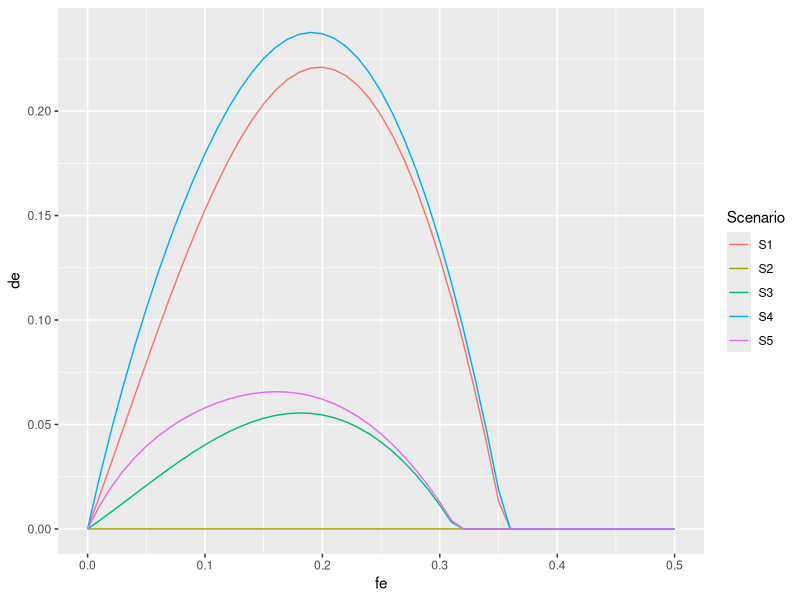

This chart was generated by the following R code: (Note: this script raises an error after producing the figure.)
# -------------------------------------------------------------------------- ##
# Halitosis.R
# Written by Steve Martell,  IPHC
# Date: Jan 8, 2012
# 
# Feb 7, 2011.  Added multiple growth groups to allow for cumulative effects
# of size selective fishing.  Need to show how mean weigth-at-age decreases
# with increasing fishing mortality rates.
# 
# SCENARIOS FOR HALIBUT PAPER
# 1) Status quo. 83.3cm minimum size limit
# 2) No size limits
# 3) 60cm minimum size limit
# 4) slot limit 81.3-150 cm
# 5) slot limit 60-150 cm
# -------------------------------------------------------------------------- ##

# -------------------------------------------------------------------------- ##
# Libraries
require(Hmisc)
require(ggplot2)
require(reshape2)
# -------------------------------------------------------------------------- ##

# Data and other constants
A	<- 35	# maximum age.
G	<- 21	# number of growth groups
S	<- 2	# number of sexes
dim	<- c(A, G, S)
age	<- 1:A	# vector of ages
pg	<- dnorm(seq(-3, 3, length=G), 0, 1); pg <- pg/sum(pg)

# Population parameters (female, male)
bo		<- 100.0			# unfished female spawning biomass
h		<- 0.75				# steepness
m		<- c(0.15, 0.18)	# natural mortality rate
dm		<- 0.16				# discard mortality rate
a50		<- 10.91			# age at 50% maturity
k50		<- 1.406			# std at 50% maturity
a		<- 6.92e-6			# length-weight allometry
b		<- 3.24				# length-weight allometry
linf	<- c(145, 110)		# Range female 145-190, male 110-155 (cm)
k		<- c(0.1, 0.12)		# eyeballed growth pars from Clark & Hare 2002.
CVlinf  <- 0.1				# CV in the asymptotic length

# Selectivity parameters (cm)
lhat	<- 97.132
lhat	<- 87.132
ghat	<- 1/0.1667
slim	<- 81.28
ulim	<- 150
cvlm	<- 0.1

# Halibut prices (10-20) (20-40) (40+)
# $6.75  $7.30  $7.50  In Homer Alaska.
fe		<- seq(0, 0.5, b=0.01)

lifeh	<-
function()
{
	# Life history and age-schedule information
	lx	<- array(0, dim)
	la	<- array(0, dim)
	wa	<- array(0, dim)
	fa	<- array(0, dim)
	pa	<- array(0, dim)	# price per pound 
	ma	<- plogis(age, a50, k50)
	for(i in 1:S)
	{
		lx[,,i]  <- exp(-m[i])^(age-1)
		lx[A,,i] <- lx[A,,i]/(1-exp(-m[i]))
		
		# growth
		'vonb'  <- function(linf,k) len <- linf*(1-exp(-k*age))
		dev     <- linf[i]*CVlinf
		linf.g  <- seq(linf[i]-dev, linf[i]+dev, length=G)
		la[,,i] <- sapply(linf.g, vonb,k=k[i])
		wa[,,i] <- a*la[,,i]^b
		
		# maturity (this assumes maturity at a fixed age)
		fa[,,i] <- ma*wa[,,i]
	}
	
	# price premiums based on fish weight
	pa[wa<10]  <- 3.00
	pa[wa>=10] <- 6.75
	pa[wa>=20] <- 7.30
	pa[wa>=40] <- 7.50
	
	return(list(la=la, wa=wa, fa=fa, lx=lx, pa=pa))
}

plot.AgeSchedule <- function()
{
	U   <- lifeh()
	Wa  <- melt(U$wa)
	colnames(Wa) <- c("Age","G","Sex","Weight")
	p <- ggplot(Wa,aes(x=Age,y=Weight,col=factor(Sex)))+geom_point()
	print(p)
	
}





tsasm	<- 
function(fe=0, slim=0, ulim=1000, dm=0.16)
{
	# A two sex age structured model. #
	
	
	# Age-schedule information
	# Survivorship array lx(A, G, S)
	lx	<- array(0, dim)
	la	<- array(0, dim)
	wa	<- array(0, dim)
	fa	<- array(0, dim)
	pa	<- array(0, dim)	# price per pound 
	ma	<- plogis(age, a50, k50)
	for(i in 1:S)
	{
		lx[,,i]  <- exp(-m[i])^(age-1)
		lx[A,,i] <- lx[A,,i]/(1-exp(-m[i]))
		
		# growth
		'vonb'  <- function(linf,k) len <- linf*(1-exp(-k*age))
		dev     <- linf[i]*CVlinf
		linf.g  <- seq(linf[i]-dev, linf[i]+dev, length=G)
		la[,,i] <- sapply(linf.g, vonb,k=k[i])
		wa[,,i] <- a*la[,,i]^b
		
		# maturity (this assumes maturity at a fixed age)
		fa[,,i] <- ma*wa[,,i]
	}
	
	# price premiums based on fish weight
	pa[wa<10]  <- 3.00
	pa[wa>=10] <- 6.75
	pa[wa>=20] <- 7.30
	pa[wa>=40] <- 7.50
	
	# lx	<- sapply(age, function(age) exp(-m)^(age-1) )
	# lx[, A] <- lx[, A]/(1-exp(-m))
	# la	<- sapply(age, function(age) linf*(1-exp(-k*age)))
	# wa	<- a*la^b
	# ma	<- plogis(age, a50, k50)
	# fa	<- t(t(wa)*ma)
	
	# Derivation of S-R parameters (Ricker model)
	# Re = Ro*[(log(kap)-log(phi.E/phi.e))/log(kap)]
	# Assume 50:50 sex ratio at birth
	kap		<- (5*h)^(5/4)
	phi.E	<- sum(t(t(lx[,,1]*fa[,,1])*pg))
	#phi.E	<- as.double(lx[1, ] %*% fa[1, ])
	ro		<- bo/phi.E
	
	# Length-based selectivity (length-based -> age-based)
	sc	<- array(0, dim)
	sr	<- array(0, dim)
	sd	<- array(0, dim)
	va	<- array(0, dim)
	std	<- cvlm*slim+1.e-30
	for(i in 1:S)
	{
		sc[,,i]  <- plogis(la[,,i],location=lhat, scale=ghat)
		sr[,,i]  <- plogis(la[,,i],location=slim, scale=std) - plogis(la[,,i],location=ulim, scale=std)
		sd[,,i]  <- 1-sr[,,i]
		va[,,i]  <- sc[,,i]*(sr[,,i]+sd[,,i]*dm)
	}
	# sc	<- t(apply(la,1,plogis,location=lhat,scale=ghat))
	# std	<- cvlm*slim+1.e-30
	# sr	<- t(apply(la,1,plogis,location=slim,scale=std))
	# sd	<- 1-sr
	# va	<- sc*(sr+sd*dm)		# age-specific probability of dying due to F
	
	# Age-specific total mortality, survival, retention, and discard rate.
	za	<- array(0, dim)
	sa	<- array(0, dim)
	qa	<- array(0, dim)
	da	<- array(0, dim)
	for(i in 1:S)
	{
		za[,,i]  <- m[i] + fe*va[,,i]
		sa[,,i]  <- exp(-za[,,i])
		qa[,,i]  <- (sc[,,i]*sr[,,i]) * (1-sa[,,i])/za[,,i]
		da[,,i]  <- (sc[,,i]*sd[,,i]) * (1-sa[,,i])/za[,,i]
	}
	# za	<- m+fe*va
	# sa	<- exp(-za)
	# qa	<- (sc*sr)*(1.-sa)/za	# fraction retained
	# da	<- (sc*sd)*(1.-sa)/za	# fraction discarded
	
	# Survivorship under fished conditions lz(A, G, S)
	lz	<- array(1, dim)
	for(i in 1:S)
	{
		for(j in 2:A)
		{
			lz[j,,i] <- lz[j-1,,i]*exp(-za[j-1,,i])
		}
		lz[A,,i] <- lz[A,,i]/(1-exp(-za[A,,i]))
	}
	# lz	<- matrix(1, 2, A)
	# for(i in 2:A)
	# {
	# 	lz[, i] <- lz[, i-1]*exp(-za[, i-1])
	# 	if(i==A)
	# 	{
	# 		lz[, A] <- lz[, A]/(1-exp(-za[, i-1]))
	# 	}
	# }
	
	# Incidence functions
	phi.e	<- sum( t(lz[,,1]*fa[,,1])*pg )
	#phi.e	<- as.double(lz[1, ] %*% fa[1, ])
	
	# Equilibrium calculations
	t1		<- log(phi.E/(kap*phi.e))
	t2		<- (log(kap)*phi.e)
	re		<- max(0, -(t1*ro*phi.E)/t2)
	be		<- re * phi.e
	ye		<- 0
	de		<- 0
	ypr		<- 0
	wbar	<- rep(0, S)
	wdot	<- matrix(0,nrow=S, ncol=A)
	for(i in 1:S)
	{
		ye  <- ye + sum( re * fe * t(lz[,,i]*wa[,,i]*qa[,,i])*pg )
		de	<- de + sum( re * fe * dm * t(lz[,,i]*wa[,,i]*da[,,i])*pg )
		ypr <- ypr + sum( fe * t(lz[,,i]*wa[,,i]*qa[,,i])*pg )
		
		# Average weigth of a 10-year old fish (female & male)
		tmp		<- t(lz[,,i]*wa[,,i])*pg
		tmpn	<- t(lz[,,i])*pg
		wbar[i] <- weighted.mean(wa[10,,i], tmpn[,10])
		
		# Average weight-at-age for each sex.
		tmp     <- t(tmpn)
		P       <- tmp/rowSums(tmp)
		wdot[i,] <- rowSums(wa[,,i]*P)
	}
	spr		<- phi.e/phi.E
	
	
	# Need to calculate landed value per recruit versus slim and fe
	# using the price and size categories from above.
	# How many millions of dollars in Halibut are discarded each year?
	landed.value	<- 0
	discard.value	<- 0
	for(i in 1:S)
	{
		t1 <- sum(re * fe * t(lz[,,i]*wa[,,i]*qa[,,i]*pa[,,i])*pg)
		landed.value  <- landed.value + t1
		t2 <- sum(re * fe * dm * t(lz[,,i]*wa[,,i]*da[,,i]*pa[,,i])*pg)
		discard.value <- discard.value + t2
	}
	
	# b<- seq(0, 2*bo, length=100)
	# r<- kap*b*exp(-log(kap)*b/bo)/phi.E
	# plot(b, r)
	# points(bo, ro, pch=20, col=2)
	# points(be, re, pch=20, col=3)
	return(c(fe=fe, re=re, be=be, ye=ye, 
		de=de, spr=spr, ypr=ypr, 
		dep=be/bo, wbar.f10=wbar[1], wbar.m10=wbar[2], 
		landed.value=landed.value, 
		discard.value=discard.value ))
		# List objects don't work here.
		#, wdot.f=list(wdot[1,]), wdot.m=list(wdot[2,]) ))
}

.equil	<-
function(arg="ye", dm=0.17)
{
	fn	<- function(fe=0, slim=0, dm=dm)
	{
		tmp <- tsasm(fe, slim, dm)
		idx <- which(names(tmp)==arg)
		return(as.double(tmp[idx]))
	}
	V	<- Vectorize(fn, c("fe", "slim"))
	fe	<- seq(0, 0.45, length=20)
	sl	<- seq(60, 100, length=20)
	Z	<- outer(fe, sl, V, dm)
	obj	<- list(x=fe, y=sl, Z=Z)
	class(obj) <- "isopleth"
	return(obj)
}

plot.isopleth <- 
function(obj, ...)
{
	# Plots the contour plot for the contour class
	x <- obj$x
	y <- obj$y
	z <- obj$Z
	
	#contour(x, y, z, ...)
	mx <- melt(z)
	names(mx) <- c("x","y","z")
	g=ggplot(mx,aes(x=x,y=y,z=z))+stat_contour()
	print(g)
}

# SCENARIOS
lambda = 0.16
S1 = data.frame(Scenario="S1", t(sapply(fe, tsasm, slim=81.3, dm=lambda)))
S2 = data.frame(Scenario="S2", t(sapply(fe, tsasm, slim=0.00, dm=lambda)))
S3 = data.frame(Scenario="S3", t(sapply(fe, tsasm, slim=70.0, dm=lambda)))
S4 = data.frame(Scenario="S4", t(sapply(fe, tsasm, slim=81.3, dm=lambda, ulim=150)))
S5 = data.frame(Scenario="S5", t(sapply(fe, tsasm, slim=70.0, dm=lambda, ulim=150)))

DF = rbind(S1, S2, S3, S4, S5)

p<-ggplot(DF,aes(x=fe,y=de,col=Scenario)) +geom_line()
print(p+opts(title="Wastage"))

p<-ggplot(DF,aes(x=fe,y=spr,col=Scenario)) +geom_line()
print(p+opts(title="Relative spawning biomass per recruit"))

p<-ggplot(DF,aes(x=fe,y=ypr,col=Scenario)) +geom_line()
print(p+opts(title="Yield per recruit"))

p<-ggplot(DF,aes(x=fe,y=ye,col=Scenario)) +geom_line()
print(p+opts(title="Equilibrium yield"))

p<-ggplot(DF,aes(x=fe,y=landed.value,col=Scenario)) +geom_line()
print(p+opts(title="Landed Value"))

p<-ggplot(DF,aes(x=fe,y=discard.value,col=Scenario)) +geom_line()
print(p+opts(title="Value of dead discards"))


# A key question is for every pound of bycatch what is the corresponding
# yield loss to the directed fishery. This is computed by IPHC as the 
# yield loss ration = (Wt. of future yield loss)/(Wt. of bycatch).  The wt. of 
# the bycatch is straight forward. The yield loss is the difference between
# the yield obtained with discard mortality =0 and discard mortality =0.17

oldfun <-function()
{
	SPR <- .equil("spr", dm=dm)
	SPR0<- .equil("spr", dm=0)
	YE  <- .equil("ye", dm=dm)
	YE0 <- .equil("ye", dm=0)
	BE  <- .equil("be", dm=dm)
	BE0 <- .equil("be", dm=0)
	DE	<- .equil("de", dm=dm)
	W.F <- .equil("wbar.f", dm=dm)
	W.M <- .equil("wbar.m", dm=dm)
	LV	<- .equil("landed.value", dm=dm)
	DV	<- .equil("discard.value", dm=dm)

	# REPORT SECTION
	par(mfcol=c(1, 1), las=1)
	isolvl <- c(0.35, seq(0, 1, by=0.1))
	isolwd <- c(2, rep(1, 11))
	xl     <- "Fishing mortality"
	yl     <- "Size limit (cm)"
	plot(SPR,xlab=xl,ylab=yl,levels=isolvl,lwd=isolwd,main="Spawn potential ratio")
	plot(YE ,xlab=xl,ylab=yl,main="Equilibrium yield")
	plot(DE ,xlab=xl,ylab=yl,main="Discarded yield")
	X = DE
	X$Z = (YE0$Z-YE$Z)/(DE$Z)
	plot(X, xlab=xl,ylab=yl,main="Yield loss ratio")

	#The following in the spawning biomass per recruit lost per 
	#unit of discard. This should be the spawning biomass,  not SPR
	SE = DE
	SE$Z = (BE0$Z-BE$Z)/(DE$Z)
	plot(SE, add=TRUE, col="blue", levels=seq(0, 10, by=.25))

	E=DE
	E$Z = YE$Z/(YE$Z+DE$Z)
	plot(E, add=TRUE, col="red")

	par(mfcol=c(2, 2))
	plot(W.F, xlab=xl, ylab=yl, main="Mean weight of age-10 females")
	plot(W.M, xlab=xl, ylab=yl, main="Mean weight of age-10 males")
	plot(LV, xlab=xl, ylab=yl, main="Landed Value ($$)")
	X = LV
	X$Z = DV$Z/LV$Z
	plot(X, xlab=xl, ylab=yl, main="Discard Value/Landed Value")
}
